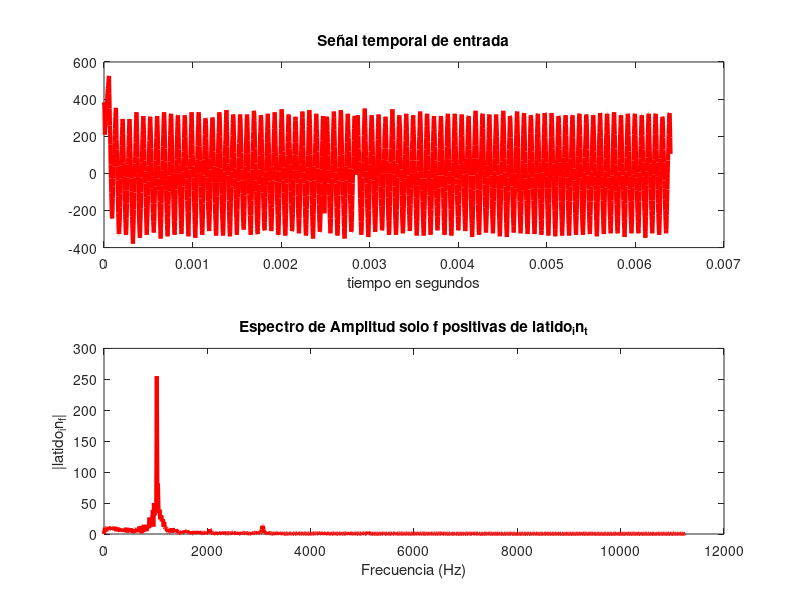
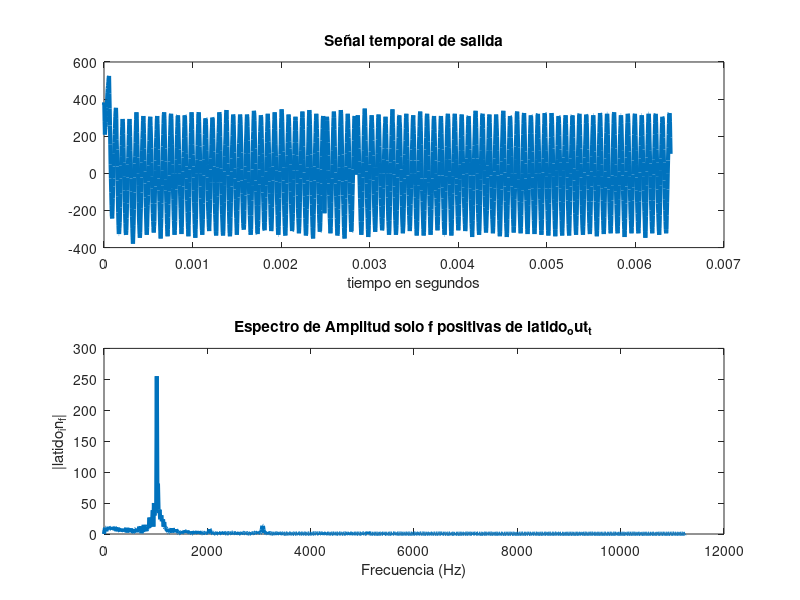
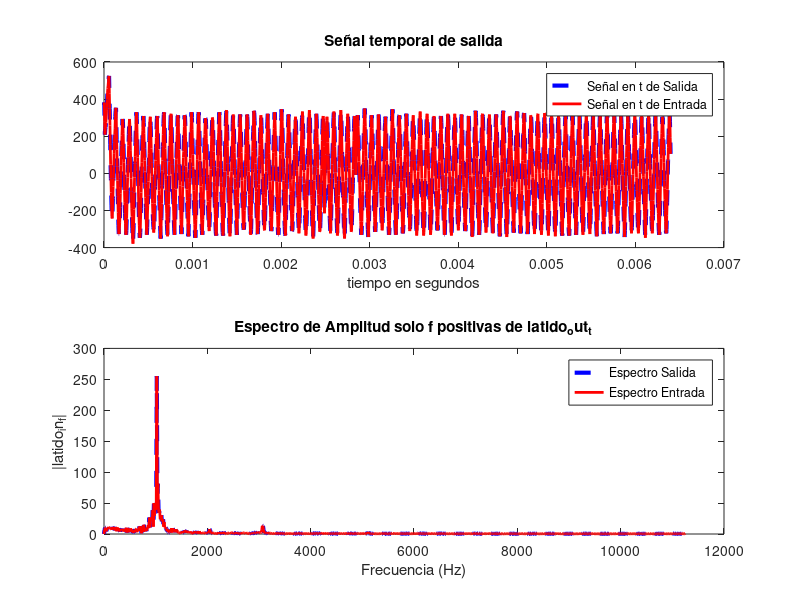

These figures' MATLAB source, in order:
% Autor: Pablo Halamaj
% Fecha: 2017-10-08
% Funcion: Tomar una matrix de valores de entrada procesarla con un codigo a eleccion y graficar la salida
% Version: 0.1-alpha
% Input: Archivo de texto input.txt con valores de señal de entrada en el tiempo en formato <a definir>
% Output: Archivo de texto output.txt con valores de señal de salida en el tiempo en formato <a definir>

% Limpio el workspace
clear;

% - Incio Variables

% IN y out de mi señal
latido_in_t = '';		 	% aqui guardo los valores de mi señal de entrada
latido_in_f = ''; 			% aqui guardo el analisis en F de la señal
latido_out_t = ''; 			% aqui guardo los valores de mi señal de salida
latido_out_f = ''; 			% aqui guardo el analisis en F de la señal


% variables de FFT
Fs = 22500;				% Sampling frequency -> Cantidad de Muestras por Segundo que tomé
t_total = 0.08;				% Duración del input en Segundos -> Cuanta señal grabé
					%
					% Fs y t_total son 2 parametros Muy importantes, afectan el resultado final!!!
					%
T = t_total/Fs;				% Sample time -> Cada cuanto tiempo saque una muestra
L = 0;					% Largo de la Señal -> se define mas abajo
t = 0;					% Vector de tiempo -> se define mas abajo


% - Fin Variables


% - Inicio Importar entrada
% - INPUT: Recibe los valores de una señal temporal en texto, muestra su espectro
% - OUTPUT: ploteo en t y f de la entrada

% guardo mis latidos en una variable temporal
var_temporal = dlmread('input.txt');	% Cambiar input.txt por el archivo donde tengo mis muestras
					% las muestras deben ir todas en una misma linea separadas por un espacio

% Le resto el valor medio asi le saco la continua :D 
latido_in_t = var_temporal - mean(var_temporal);

L = length(latido_in_t);		% Cantidad total de muestras que tengo!
t = (0:L-1)*T;				% Mi vector tiempo para los graficos
%t  = (0:L-1);

% Ploteo la señal en el Tiempo
figure(1);
subplot(2,1,1);
LIN_t =plot(t,latido_in_t,'-r');	% ploteo las muestras en funcion del tiempo
set(LIN_t,'LineWidth',3); 
title('Señal temporal de entrada');
xlabel('tiempo en segundos');
hold on;

% le hago la FFT y muestro sus componentes en F, ejemplo tomado del Matlab
NFFT = 2^nextpow2(L); % Next power of 2 from length of y
latido_in_f = fft(latido_in_t,NFFT)/L;
f = Fs/2*linspace(0,1,NFFT/2+1);

% Plot single-sided amplitude spectrum.
subplot(2,1,2);
LIN_F = plot(f,2*abs(latido_in_f(1:NFFT/2+1)),'-r');
set(LIN_F,'LineWidth',3); 
title('Espectro de Amplitud solo f positivas de latido_in_t');
xlabel('Frecuencia (Hz)');
ylabel('|latido_in_f|');
hold off;


% Para validar la entrada sin ejecutar el resto del codigo descomentar siguiente linea
% return

% Si la linea anterior esta descomentada de acá en mas no se ejecuta nada

%
% SECCION DE FILTRADO %
%

% Aqui va el codigo de Filtrado!!!
% el valor de entrada es latido_in_t
% no usarlo directamente copiarlo a alguna variable temporal
% por ejemplo: mi_var = latido_in_t;
% porque al final vamos a plotear latido_in y latido_out para compararlos

mi_var = latido_in_t;

% mi filtro no hace nada!!
mi_var_filtrada = mi_var - 0 ;

% mi filtro resta una señal de 500 hz!!
%x = 300*sin(500*pi*1*t);
%mi_var_filtrada = mi_var - x ;


% Aqui termina el codigo, saca tu señal filtrada en latido_out_t
% haciendo por ejemplo: latido_out_t = mi_var_filtrada!
latido_out_t = mi_var_filtrada;

%
% FIN SECCION DE FILTRADO
%

% - Inicio el ploteo de la salida y la comparación con la entrada
% - INPUT: señal en tiempo filtrada dentro de la variable latido_out_t
% - OUTPUT: ploteo en t y f de la entrada y la salida para compararlas.
% Ploteo la señal en el Tiempo

% Guardo la señal filtrada en el archivo de salida
dlmwrite('output.txt',latido_out_t,'delimiter','\t','precision',3);


figure(2);
subplot(2,1,1);
LON_t =plot(t,latido_out_t);
set(LON_t,'LineWidth',3);
title('Señal temporal de salida');
xlabel('tiempo en segundos');
hold on;

% le hago la FFT y muestro sus componentes en F
NFFT = 2^nextpow2(L); % Next power of 2 from length of y
latido_out_f = fft(latido_out_t,NFFT)/L;
f = Fs/2*linspace(0,1,NFFT/2+1);

% Plot single-sided amplitude spectrum.
subplot(2,1,2);
LON_F = plot(f,2*abs(latido_out_f(1:NFFT/2+1)));
set(LON_F,'LineWidth',3);
title('Espectro de Amplitud solo f positivas de latido_out_t');
xlabel('Frecuencia (Hz)');
ylabel('|latido_in_f|');
hold off;

%
% ahora grafico entrada y salida juntos!
%
figure(3);
subplot(2,1,1);
LON_t =plot(t,latido_out_t,'--b');
set(LON_t,'LineWidth',3);
title('Señal temporal de salida');
xlabel('tiempo en segundos');
hold on;
LIN_t =plot(t,latido_in_t,'-r');
set(LIN_t,'LineWidth',2);
legend('Señal en t de Salida','Señal en t de Entrada');
hold on;


% le hago la FFT y muestro sus componentes en F
NFFT = 2^nextpow2(L); % Next power of 2 from length of y
latido_out_f = fft(latido_out_t,NFFT)/L;
f = Fs/2*linspace(0,1,NFFT/2+1);

% Plot single-sided amplitude spectrum.
subplot(2,1,2);
LON_F = plot(f,2*abs(latido_out_f(1:NFFT/2+1)),'--b');
set(LON_F,'LineWidth',3);
title('Espectro de Amplitud solo f positivas de latido_out_t');
xlabel('Frecuencia (Hz)');
ylabel('|latido_in_f|');
hold on;
LIN_F = plot(f,2*abs(latido_in_f(1:NFFT/2+1)),'-r');
set(LIN_F,'LineWidth',2);
legend('Espectro Salida','Espectro Entrada');
hold off;

